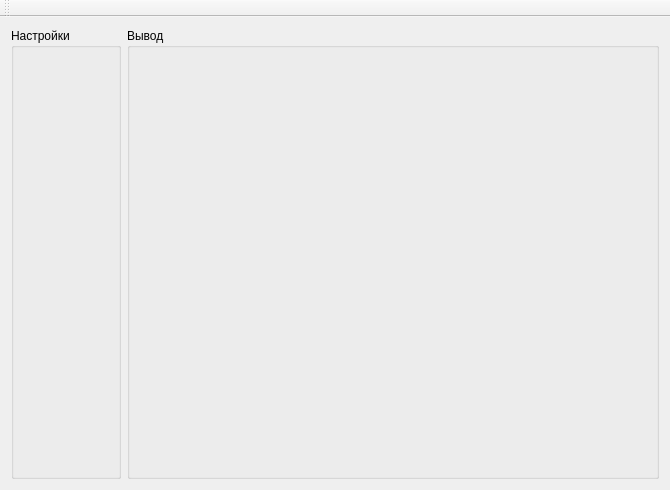
<?xml version="1.0" encoding="UTF-8"?>
<ui version="4.0">
 <class>MainWindow</class>
 <widget class="QMainWindow" name="MainWindow">
  <property name="geometry">
   <rect>
    <x>0</x>
    <y>0</y>
    <width>670</width>
    <height>490</height>
   </rect>
  </property>
  <property name="minimumSize">
   <size>
    <width>670</width>
    <height>490</height>
   </size>
  </property>
  <property name="windowTitle">
   <string>MainWindow</string>
  </property>
  <widget class="QWidget" name="centralWidget">
   <layout class="QGridLayout" name="gridLayout">
    <item row="0" column="2">
     <widget class="QGroupBox" name="groupBox_2">
      <property name="title">
       <string>Вывод</string>
      </property>
      <layout class="QGridLayout" name="gridLayout_2">
       <item row="0" column="0">
        <widget class="QWidget" name="OGLwidget" native="true">
         <property name="minimumSize">
          <size>
           <width>506</width>
           <height>397</height>
          </size>
         </property>
        </widget>
       </item>
      </layout>
     </widget>
    </item>
    <item row="0" column="1">
     <widget class="QGroupBox" name="groupBox">
      <property name="minimumSize">
       <size>
        <width>110</width>
        <height>0</height>
       </size>
      </property>
      <property name="maximumSize">
       <size>
        <width>110</width>
        <height>16777215</height>
       </size>
      </property>
      <property name="title">
       <string>Настройки</string>
      </property>
     </widget>
    </item>
   </layout>
   <zorder>groupBox</zorder>
   <zorder>groupBox</zorder>
   <zorder>groupBox_2</zorder>
  </widget>
  <widget class="QMenuBar" name="menuBar">
   <property name="geometry">
    <rect>
     <x>0</x>
     <y>0</y>
     <width>670</width>
     <height>24</height>
    </rect>
   </property>
  </widget>
  <widget class="QToolBar" name="mainToolBar">
   <attribute name="toolBarArea">
    <enum>TopToolBarArea</enum>
   </attribute>
   <attribute name="toolBarBreak">
    <bool>false</bool>
   </attribute>
  </widget>
 </widget>
 <layoutdefault spacing="6" margin="11"/>
 <resources/>
 <connections/>
</ui>
